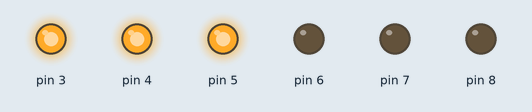
Simulated run of this sketch. Board: Arduino Uno, built with avr-gcc and run on an emulated ATmega328P. On the bench: output pins drawn as LEDs (lit = HIGH).

Above: at 0.2 s.
At 3.2 s:
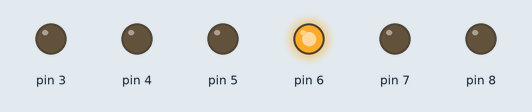
At 4.2 s:
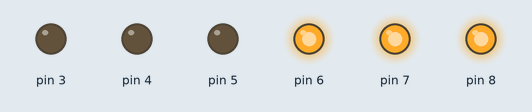
At 4.7 s:
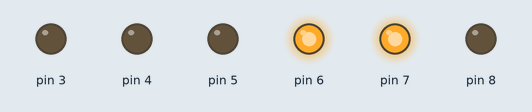
At 6.7 s:
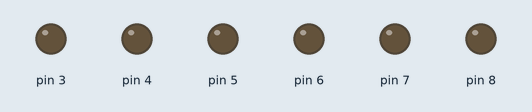
Timing chart, 0 to 7.8 s (numbered marks = the images above):
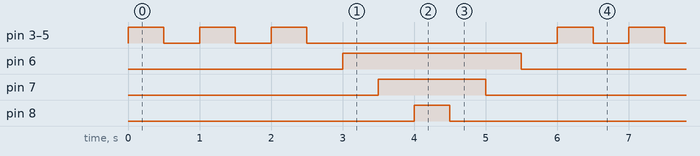

Measured:
- by itself, pin 3–5: repeats every 6.0 s: 2 × (LOW 0.50 s, HIGH 0.50 s), LOW 3.5 s, HIGH 0.50 s
- by itself, pin 6: alternates HIGH for 2.5 s and LOW for 3.5 s
- by itself, pin 7: alternates HIGH for 1.5 s and LOW for 4.5 s
- by itself, pin 8: alternates HIGH for 0.50 s and LOW for 5.5 s

The sketch:

C3-RETO.ino
```cpp
void setup(){
  pinMode(3,OUTPUT);
  pinMode(4,OUTPUT);
  pinMode(5,OUTPUT);
  pinMode(6,OUTPUT);
  pinMode(7,OUTPUT);
  pinMode(8,OUTPUT);
}

void loop(){
  digitalWrite(3,1);  // color blanco
  digitalWrite(4,1);
  digitalWrite(5,1);
  delay(500);
  digitalWrite(3,0);
  digitalWrite(4,0);
  digitalWrite(5,0);
  delay(500);
  digitalWrite(3,1);
  digitalWrite(4,1);
  digitalWrite(5,1);
  delay(500);
  digitalWrite(3,0);
  digitalWrite(4,0);
  digitalWrite(5,0);
  delay(500);
  digitalWrite(3,1);
  digitalWrite(4,1);
  digitalWrite(5,1);
  delay(500);
  digitalWrite(3,0);
  digitalWrite(4,0);
  digitalWrite(5,0);
  delay(500);
  //encendido escalar
  digitalWrite(6,1);  //rojo
  delay(500);
  digitalWrite(7,1);  //amarillo
  delay(500);
  digitalWrite(8,1);  //verde
  delay(500);
  digitalWrite(8,0);  //VERDE
  delay(500);
  digitalWrite(7,0);  //AMARILLO
  delay(500);
  digitalWrite(6,0);  //ROJO
  delay(500);
}
```
